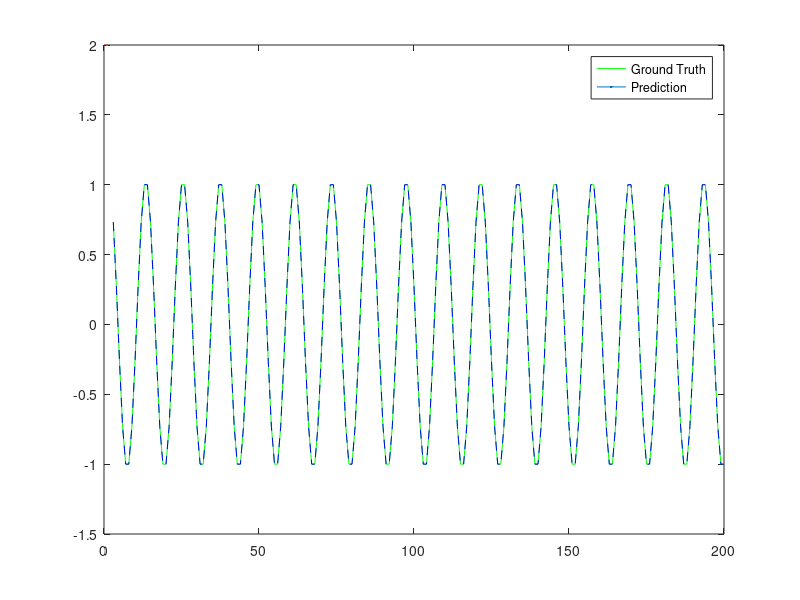

Reproduce this figure in MATLAB.
clc; clear; close all

%% Data Generation
y(1) = 1;
y(2) = 1;


for k = 1:198
    y(k+2) = 2*cosd(30)*y(k+1) - y(k);
end

% plot(y)

%% Auto-regressive Modeling
lm = 2;
Phi = [];
Y = [];
x = [];
for ii = lm+1:length(y)
    for jj = 1:lm
        Phi(ii-lm,jj) = y(ii-jj);
    end
    x(ii-lm,1) = ii;
    Y(ii-lm,1) = y(ii);
end

%% Finding Theta
theta = inv(Phi'*Phi)*Phi'*Y;

%% Prediction
Yhat = Phi*theta;

%% Prediction Error
Error = norm(Y-Yhat);
disp('Error for Auto-regressive Modeling is:')
disp(Error)

error = abs(Y-Yhat);
% figure
% semilogy(error)

figure
plot(x,Y,'g',LineWidth=2)
hold on
plot(x,Yhat,'b--',LineWidth=2)
legend('Ground Truth', 'Prediction')
